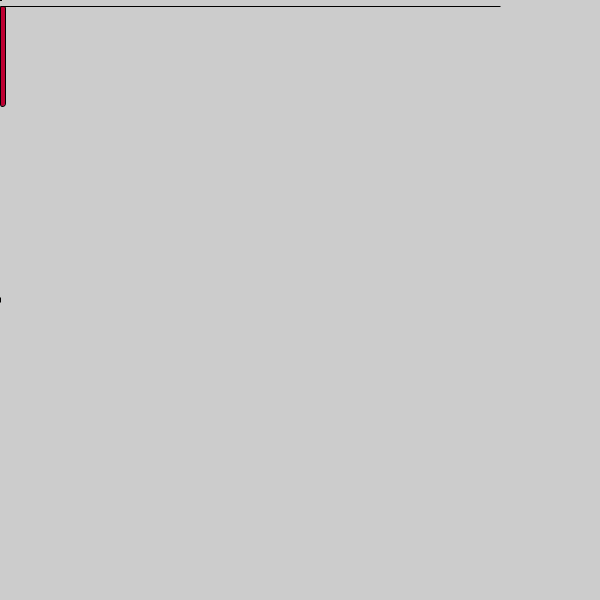
Frame 1 (no input)
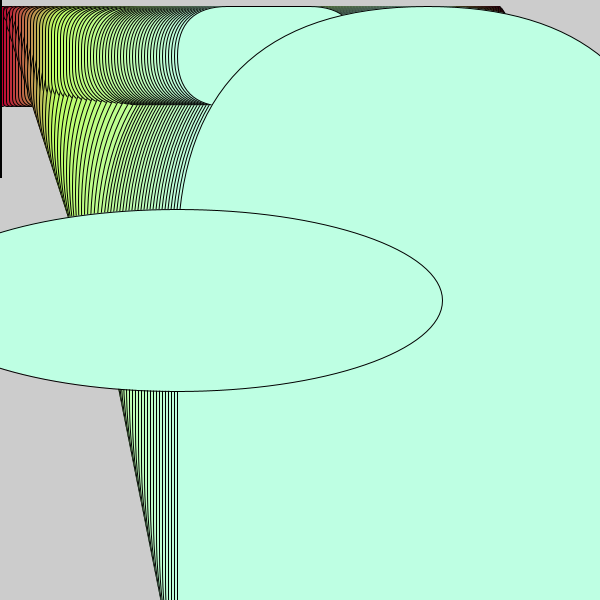
Frame 60 (the mouse pressed at the canvas centre just before this capture)
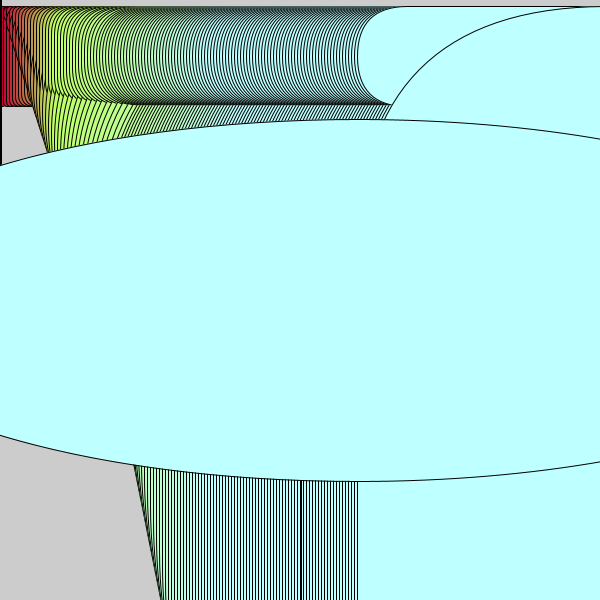
Frame 120 (the mouse held since frame 60 and released just before this capture)

The Processing sketch that drew these frames (run headless with seeded random() and noise(); from frame 60 on, the mouse is pressed at the canvas centre):

// Processing sketch: processing_135200
// ── processing_135200.pde

int booo = 0;

//no olvidar punto y coma!

void setup() {
  size(600, 600);
  //esto es lo mas extraño que he hecho...
}
void draw() {
  fill(190,booo * 5,booo + 50);
  rect(mouseX,mouseY,1,booo);
  rect(booo, height/100,booo + 5,100,100);
  rect(booo, height/100,500,booo * 5,500);
  ellipse(booo, height/2, booo * 3, booo + 5);//para hacer circulo escriba ellise
  booo+=3;
  println(booo);
}
